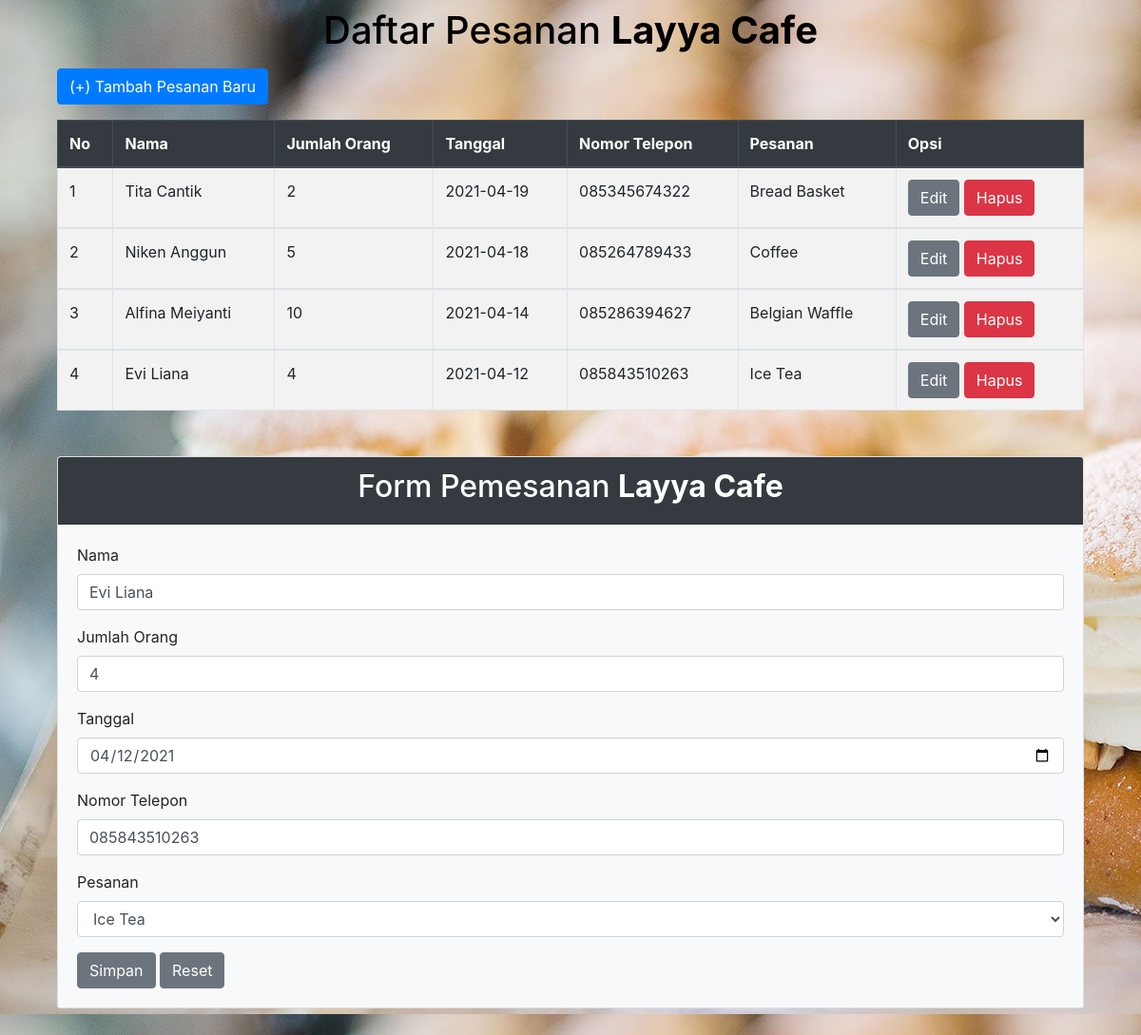
The page /crud.php?hal=edit&id=1 on the database its author committed.
### tables this page shows
CREATE TABLE `pesan` (
  `id_order` int(20) NOT NULL,
  `nama` varchar(100) NOT NULL,
  `jumlah_orang` int(20) NOT NULL,
  `tanggal` date NOT NULL,
  `telepon` varchar(50) NOT NULL,
  `pesanan` varchar(100) NOT NULL
);

### crud.php (the view, shortened to what this page needs)
<?php
	$server = "localhost";
	$user = "root";
	$pass = "";
	$database = "cafe";
	$koneksi = mysqli_connect($server, $user, $pass, $database)or die(mysqli_error($koneksi));
	if (isset($_GET['hal']))
	{
		if ($_GET['hal'] == "edit")
		{
			$tampil = mysqli_query($koneksi, "SELECT * FROM pesan WHERE id_order = '$_GET[id]'");
			$data = mysqli_fetch_array($tampil);
			if ($data)
			{
				$vnama = $data['nama'];
				$vjumlah_orang = $data['jumlah_orang'];
				$vtanggal = $data['tanggal'];
				$vtelepon = $data['telepon'];
				$vpesanan = $data['pesanan'];
			}
		}
	}
?>
<!DOCTYPE html>
<html>
<head>
	<link rel="stylesheet" type="text/css" href="css/bootstrap.min.css">
</head>
<body background="img/cafe5.jpg">
<div class="container">
	<div class="container text-center pt-2">
	    <a href="admin.html" style="color: black;"><h1>Daftar Pesanan <b>Layya Cafe</b></h1></a>
	</div>
	  <div class="col-sm-8 mt-3">
	  	<a href="tambah.php" class="btn btn-primary mb-3">
	  	<span class="material-icons-outlined">(+) Tambah Pesanan Baru</span></a>
	  </div>
	  <div class="container">
		<table class="table table-bordered table-striped">
			<thead class="thead-dark">
				<tr>
					<th>No</th>
					<th>Nama</th>
					<th>Jumlah Orang</th>
					<th>Tanggal</th>
					<th>Nomor Telepon</th>
					<th>Pesanan</th>
					<th>Opsi</th>
				</tr>
			</thead>
			<?php
				$no = 1;
				$tampil = mysqli_query($koneksi, "SELECT * from pesan order by id_order desc");
				while ($data = mysqli_fetch_array($tampil)) :
			?>
			<tbody style="background-color: white;">
				<tr>
					<th class="font-weight-normal"><?=$no++;?></th>
					<th class="font-weight-normal"><?=$data['nama']?></th>
					<th class="font-weight-normal"><?=$data['jumlah_orang']?></th>
					<th class="font-weight-normal"><?=$data['tanggal']?></th>
					<th class="font-weight-normal"><?=$data['telepon']?></th>
					<th class="font-weight-normal"><?=$data['pesanan']?></th>
					<td>
						<a href="crud.php?hal=edit&id=<?=$data['id_order']?>" class="btn btn-secondary"> Edit </a>
						<a href="crud.php?hal=hapus&id=<?=$data['id_order']?>"
							onclick="return confirm('Apakah yakin ingin menghapus pesanan ini?')" class="btn btn-danger"> Hapus </a>
					</td>
				</tr>
			</tbody>
		<?php endwhile;  ?>
		</table>
	<div class="card mt-5 mb-5">
	  <div class="card-header bg-dark text-white text text-center">
	    <h2>Form Pemesanan <b>Layya Cafe</b></h2>
	  </div>
	  <div class="card-body bg-light">
	   <form method="post" action="">
	   		<div class="form-group">
	   		<label>Nama</label>
	   		<input type="text" name="tnama" value="<?=@$vnama?>" class="form-control" required="">
	   	</div>
	   	<div class="form-group">
	   		<label>Jumlah Orang</label>
	   		<input type="number" name="tjumlah_orang" value="<?=@$vjumlah_orang?>" class="form-control" required="">
	   	</div>
	   	<div class="form-group">
	   		<label>Tanggal</label>
	   		<input type="date" name="ttanggal" value="<?=@$vtanggal?>" class="form-control" required="">
	   	</div>
	   	<div class="form-group">
	   		<label>Nomor Telepon</label>
	   		<input type="text" name="ttelepon" value="<?=@$vtelepon?>" class="form-control" required="">
	   	</div>
	   	<div class="form-group">
	   		<label>Pesanan</label>
	   		<select class="form-control" name="tpesanan">
	   			<option value="<?=@$vpesanan?>"><?=@$vpesanan?></option>
	   		</select>
	   	</div>
	   	<button type="submit" class="btn btn-secondary" name="bsimpan">Simpan</button>
	   	<button type="submit" class="btn btn-secondary" value="breset">Reset</button>
	   </form>
	  </div>
	</div>
</div>
</body>
</html>

### rows shown on the page
pesan: nama "Tita Cantik", jumlah_orang "2", tanggal "2021-04-19", telepon "085345674322", pesanan "Bread Basket"
pesan: nama "Niken Anggun", jumlah_orang "5", tanggal "2021-04-18", telepon "085264789433", pesanan "Coffee"
pesan: nama "Alfina Meiyanti", jumlah_orang "10", tanggal "2021-04-14", telepon "085286394627", pesanan "Belgian Waffle"
pesan: nama "Evi Liana", jumlah_orang "4", tanggal "2021-04-12", telepon "085843510263", pesanan "Ice Tea", tnama "Evi Liana", tjumlah_orang "4", ttanggal "04/12/2021", ttelepon "085843510263", tpesanan "Ice Tea"
